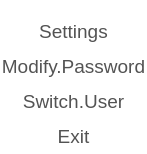
<?xml version="1.0" encoding="UTF-8"?>
<ui version="4.0">
 <class>UserPopupWidget</class>
 <widget class="QWidget" name="UserPopupWidget">
  <property name="geometry">
   <rect>
    <x>0</x>
    <y>0</y>
    <width>147</width>
    <height>147</height>
   </rect>
  </property>
  <property name="windowTitle">
   <string>Form</string>
  </property>
  <property name="styleSheet">
   <string notr="true">background: transparent;</string>
  </property>
  <layout class="QVBoxLayout" name="verticalLayout">
   <property name="spacing">
    <number>0</number>
   </property>
   <property name="leftMargin">
    <number>0</number>
   </property>
   <property name="topMargin">
    <number>0</number>
   </property>
   <property name="rightMargin">
    <number>0</number>
   </property>
   <property name="bottomMargin">
    <number>0</number>
   </property>
   <item>
    <widget class="QLabel" name="arrowLabel">
     <property name="sizePolicy">
      <sizepolicy hsizetype="Minimum" vsizetype="Fixed">
       <horstretch>0</horstretch>
       <verstretch>0</verstretch>
      </sizepolicy>
     </property>
     <property name="frameShape">
      <enum>QFrame::NoFrame</enum>
     </property>
     <property name="frameShadow">
      <enum>QFrame::Plain</enum>
     </property>
     <property name="lineWidth">
      <number>0</number>
     </property>
     <property name="text">
      <string/>
     </property>
     <property name="textFormat">
      <enum>Qt::PlainText</enum>
     </property>
     <property name="pixmap">
      <pixmap resource="obs.qrc">:/res/images/up_arrow.png</pixmap>
     </property>
     <property name="scaledContents">
      <bool>false</bool>
     </property>
     <property name="alignment">
      <set>Qt::AlignBottom|Qt::AlignHCenter</set>
     </property>
     <property name="indent">
      <number>0</number>
     </property>
    </widget>
   </item>
   <item>
    <widget class="QFrame" name="frame">
     <property name="sizePolicy">
      <sizepolicy hsizetype="Preferred" vsizetype="Expanding">
       <horstretch>0</horstretch>
       <verstretch>0</verstretch>
      </sizepolicy>
     </property>
     <property name="minimumSize">
      <size>
       <width>0</width>
       <height>140</height>
      </size>
     </property>
     <property name="maximumSize">
      <size>
       <width>16777215</width>
       <height>140</height>
      </size>
     </property>
     <property name="autoFillBackground">
      <bool>false</bool>
     </property>
     <property name="styleSheet">
      <string notr="true">background: white;</string>
     </property>
     <property name="frameShape">
      <enum>QFrame::NoFrame</enum>
     </property>
     <property name="frameShadow">
      <enum>QFrame::Plain</enum>
     </property>
     <layout class="QVBoxLayout" name="verticalLayout_2">
      <property name="spacing">
       <number>0</number>
      </property>
      <property name="leftMargin">
       <number>0</number>
      </property>
      <property name="topMargin">
       <number>0</number>
      </property>
      <property name="rightMargin">
       <number>0</number>
      </property>
      <property name="bottomMargin">
       <number>0</number>
      </property>
      <item>
       <widget class="QPushButton" name="settingsButton">
        <property name="minimumSize">
         <size>
          <width>0</width>
          <height>35</height>
         </size>
        </property>
        <property name="maximumSize">
         <size>
          <width>16777215</width>
          <height>35</height>
         </size>
        </property>
        <property name="styleSheet">
         <string notr="true">QPushButton {
border: none;
background-color: transparent;
font-size: 14pt;
color: rgb(83,83,83);
}
QPushButton:hover {
color: rgb(137,137,137);
}</string>
        </property>
        <property name="text">
         <string>Settings</string>
        </property>
       </widget>
      </item>
      <item>
       <widget class="QPushButton" name="modifyPasswordButton">
        <property name="minimumSize">
         <size>
          <width>0</width>
          <height>35</height>
         </size>
        </property>
        <property name="maximumSize">
         <size>
          <width>16777215</width>
          <height>35</height>
         </size>
        </property>
        <property name="styleSheet">
         <string notr="true">QPushButton {
border: none;
background-color: transparent;
font-size: 14pt;
color: rgb(83,83,83);
}
QPushButton:hover {
color: rgb(137,137,137);
}</string>
        </property>
        <property name="text">
         <string>Modify.Password</string>
        </property>
       </widget>
      </item>
      <item>
       <widget class="QPushButton" name="switchUserButton">
        <property name="minimumSize">
         <size>
          <width>0</width>
          <height>35</height>
         </size>
        </property>
        <property name="maximumSize">
         <size>
          <width>16777215</width>
          <height>35</height>
         </size>
        </property>
        <property name="styleSheet">
         <string notr="true">QPushButton {
border: none;
background-color: transparent;
font-size: 14pt;
color: rgb(83,83,83);
}
QPushButton:hover {
color: rgb(137,137,137);
}</string>
        </property>
        <property name="text">
         <string>Switch.User</string>
        </property>
       </widget>
      </item>
      <item>
       <widget class="QPushButton" name="exitButton">
        <property name="minimumSize">
         <size>
          <width>0</width>
          <height>35</height>
         </size>
        </property>
        <property name="maximumSize">
         <size>
          <width>16777215</width>
          <height>35</height>
         </size>
        </property>
        <property name="styleSheet">
         <string notr="true">QPushButton {
border: none;
background-color: transparent;
font-size: 14pt;
color: rgb(83,83,83);
}
QPushButton:hover {
color: rgb(137,137,137);
}</string>
        </property>
        <property name="text">
         <string>Exit</string>
        </property>
       </widget>
      </item>
     </layout>
    </widget>
   </item>
  </layout>
 </widget>
 <resources>
  <include location="obs.qrc"/>
 </resources>
 <connections/>
</ui>
